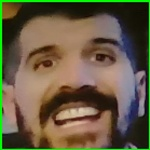
#> input picture ENTREGABLE01/data/pelaez/rostro_0.jpg, 150 x 150 px, given in place of the camera
$ python capturar_datos.py
#> lines starting #> are read from the running program, lines starting #| are printed output that depends on the picture
### ENTREGABLE01/camera.py
# -------------------------------------------------------------------------
# Crack the Code
# Inteligencia Artificial con Python
# Sesion 1 - Detector de rostros
# No modifiques este archivo
# -------------------------------------------------------------------------
# Importar bibliotecas que se utilizarán
import cv2


# Detecta qué camara esta disponible
def getcamera():
    for i in range(8):
        c = cv2.VideoCapture(i, cv2.CAP_DSHOW)
        if c is None or not c.isOpened():
            print('Warning: unable to open video source: ', i)
        else:
            print('Camera found in video source: ', i)
            c.release()
            return i

### ENTREGABLE01/capturar_datos.py
#pip install imutils
import cv2
import os
import imutils
from camera import getcamera

print('Escribe tu nombre:')
personName = input()
#> the answer given: data/pelaez/rostro_0.jpg
dataPath = './data'
personPath = dataPath + '/' + personName

if os.path.exists(personPath):
    print('Persona ya registra, sobreescribiendo datos ...')
else:
    os.makedirs(personPath)
    print('Nueva persona, capturando datos...')

#abrir camara
camera = getcamera()
cap = cv2.VideoCapture(camera, cv2.CAP_DSHOW)

#cargar el detector de rostros
faceClassif = cv2.CascadeClassifier("rostros.xml")

contador = 0

while True:
    # tomar fotografia
    ret, frame = cap.read()
#> frame is the input picture: shape (150, 150, 3); mean B, G, R 66.8, 91.6, 102.5

    if not ret:
        break

    # cambiando el tamaño de la foto
    frame = imutils.resize(frame, width=640)
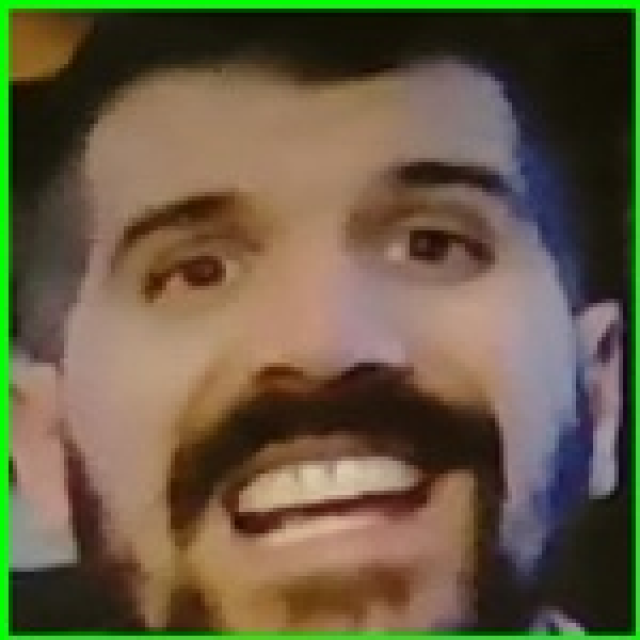
#> frame: shape (640, 640, 3); mean B, G, R 66.8, 91.6, 102.5

    gray =cv2.cvtColor(frame, cv2.COLOR_BGR2GRAY)
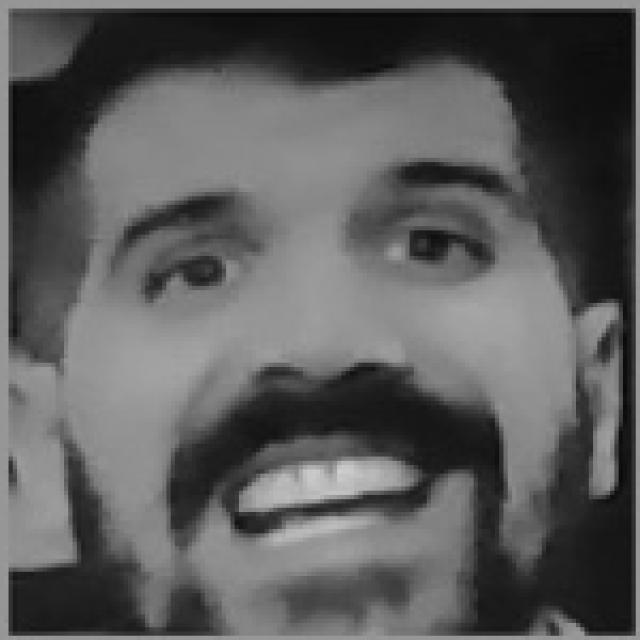
#> gray: shape (640, 640); min 9, max 206, mean 92

    faces = faceClassif.detectMultiScale(gray,
                                         scaleFactor=1.1,
                                         minNeighbors=5,
                                         minSize=(120, 120),
                                         maxSize=(1000, 1000))
#> faces = ()

    for(x, y, w, h) in faces:
        cv2.rectangle(frame, (x, y), (x + w, y + h), (0, 255, 0), 2)

        #COPIA DE LA IMAGEN
        auxframe = frame.copy()

        # OBTENEMOS EL RECUADRO DEL ROSTTRO
        rostro = auxframe[y:y + h, x:x + w]
        rostro = cv2.resize(rostro, (150,150),interpolation=cv2.INTER_CUBIC)

        #guardar el rostro como imagen
        cv2.imwrite(personPath + '/rostro_{}.jpg'. format(contador), rostro)
        print('rostro_{}.jpg'.format(contador)+ ' guardado')

        contador = contador + 1
#> this loop made 0 passes
#> after the loop, contador = 0

    cv2.imshow('Mi cara', frame)

    if contador >=3 or cv2.waitKey(1) & 0xFF == ord('q'):
#> (key q is pressed here)
        break


#cierre camara y ventanas
cv2.destroyAllWindows()
cap.release()

$ run again, on ENTREGABLE01/data/pelaez/rostro_2.jpg
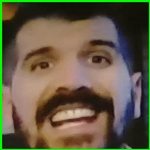
#> input picture ENTREGABLE01/data/pelaez/rostro_2.jpg, 150 x 150 px, given in place of the camera
#> frame is the input picture: shape (150, 150, 3); mean B, G, R 68.8, 90.9, 99.8
#> `frame = imutils.resize(frame, width=640)`:
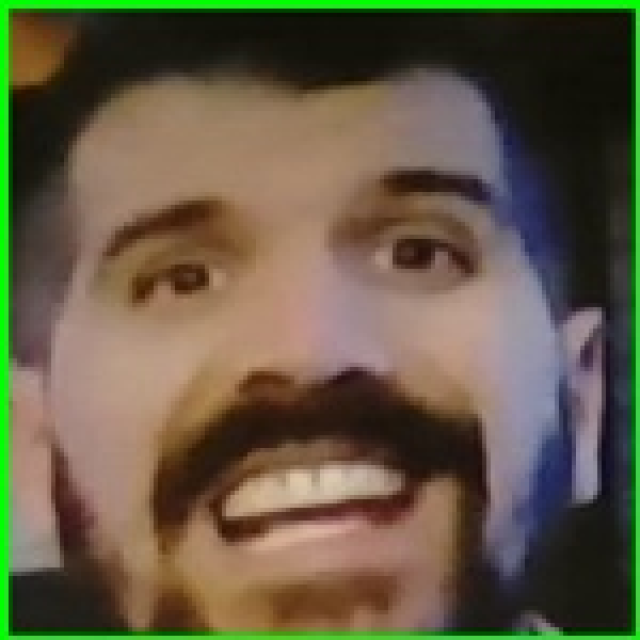
#> frame: shape (640, 640, 3); mean B, G, R 68.8, 90.8, 99.8
#> `gray =cv2.cvtColor(frame, cv2.COLOR_BGR2GRAY)`:
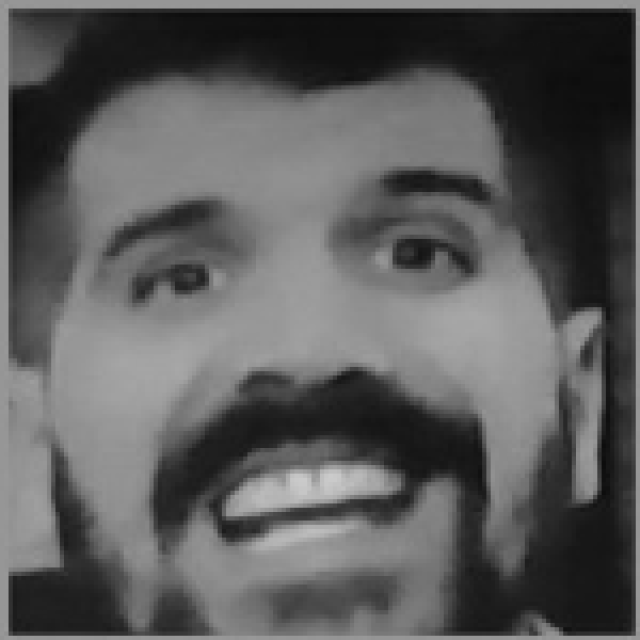
#> gray: shape (640, 640); min 11, max 203, mean 91
#> faces = ()
#> after the loop `for(x, y, w, h) in faces:`: contador = 0
